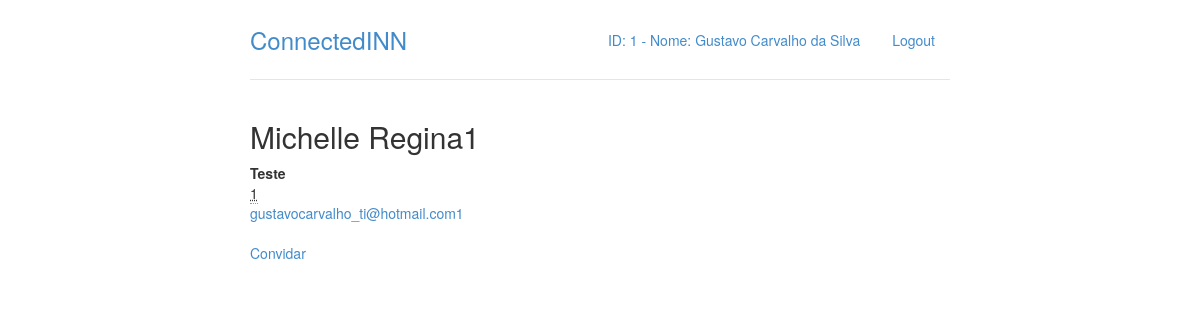
The app's page /perfis/4 (signed in) with its own data.
### perfis/models.py (models this page shows, shortened)
class Perfil(models.Model):
    nome = models.CharField(max_length=255, null=False)
    telefone = models.CharField(max_length=15, null=False)
    nome_empresa = models.CharField(max_length=255, null=False)
    contatos = models.ManyToManyField('self')  # Auto relacionamento com ele mesmo
    usuario = models.OneToOneField(User, related_name="perfil")
    @property
    def email(self):
        return self.usuario.email

### perfis/views.py (the view)
# urls.py: url(r'^perfis/(?P<perfil_id>\d+)$', views.exibir, name='exibir'),
@login_required
def exibir(request, perfil_id):
    perfil = Perfil.objects.get(id=perfil_id)
    perfil_logado = get_perfil_logado(request)
    ja_eh_contato = perfil in perfil_logado.contatos.all()
    return render(
        request, 'perfil.html',
        {
            "perfil": perfil,
            "ja_eh_contato": ja_eh_contato,
            'perfil_logado': get_perfil_logado(request)
        }
    )

### perfis/views.py (called while the page is built)
@login_required
def get_perfil_logado(request):
    return request.user.perfil

### perfis/templates/perfil.html
{% extends "base.html" %}
{% block body %}
<div class="row">
    <div class="col-lg-12">
        <h2 style="margin-top: 0">{{perfil.nome}}</h2>
        <address>
            <strong>{{perfil.nome_empresa}}</strong> <br/>
            <abbr title="Telefone">{{perfil.telefone}}</abbr> <br/>
            <a href="mailto: {{perfil.email}}">{{perfil.email}}</a> <br/>
        </address>
        {% if ja_eh_contato %}
        <div class="well well-sm">Vocês estão conectados!</div>
        {% else %}
        <a href="{% url 'convidar' perfil.id %}">Convidar</a>
        {% endif %}
    </div>
</div>
{% endblock %}

### perfis/templates/base.html (shortened to what this page needs)
{% load staticfiles %}
<!DOCTYPE html>
<html lang="pt-br">
<head>
    <link rel="stylesheet" href="{% static 'styles/bootstrap.css' %}">
    <link rel="stylesheet" href="{% static 'styles/main.css' %}">
</head>
<body>
<div class="container">
    <div class="header">
        <ul class="nav nav-pills pull-right">
            <li>
                <a href="{% url 'exibir' perfil_logado.id %}">
                    ID: {{ perfil_logado.id }} - Nome: {{ perfil_logado.nome }}
                </a>
            </li>
            <li><a href="{% url 'logout' %}">Logout</a></li>
        </ul>
        <h3 class="text-muted">
            <a href="{% url 'index' %}">ConnectedINN</a>
        </h3>
    </div>
    <div class="row content">
        {% block body%}
        {% endblock %}
    </div>
</div>
</body>
</html>

### perfis/static/styles/main.css (style rules this page uses)
body { padding-top: 20px; padding-bottom: 20px; }
.header, .content, .footer { padding-left: 15px; padding-right: 15px; }
.header { border-bottom: 1px solid #e5e5e5; }
.header h3 { margin-top: 0; margin-bottom: 0; line-height: 40px; padding-bottom: 19px; }
@media (min-width: 768px) { .container { max-width: 730px; } }
.content { margin: 40px 0; }
@media screen and (min-width: 768px) { .header, .content, .footer { padding-left: 0; padding-right: 0; } }
@media screen and (min-width: 768px) { .header { margin-bottom: 30px; } }

### records on screen
Perfil: id "1", nome "Gustavo Carvalho da Silva"
Perfil: nome "Michelle Regina1", nome_empresa "Teste", telefone "1", email "gustavocarvalho_ti@hotmail.com1"
